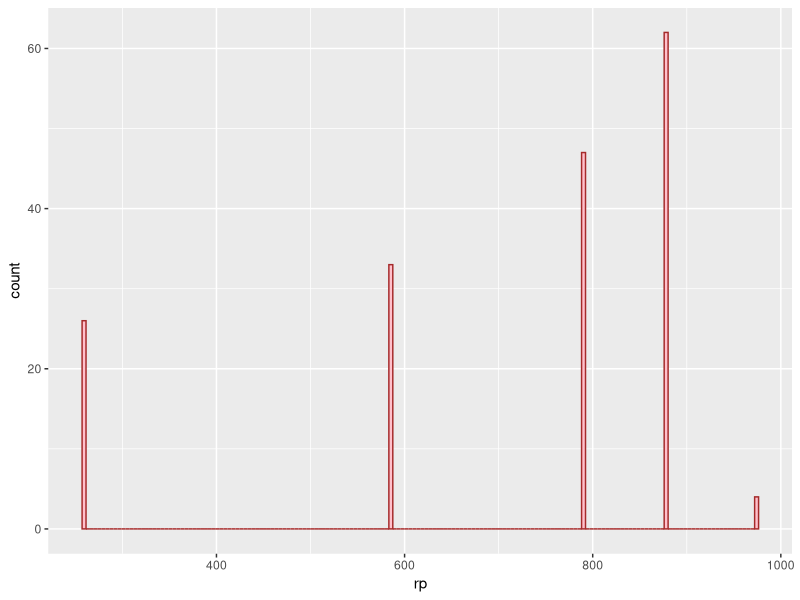

Recreate this plot in R.
library(dplyr)
library(ggplot2)
# прочитати
lol_2025 <- read.csv('lol_2025.csv')

# продивитись перші рядки таблиці
readLines("lol_2025.csv", n = 10)

class(lol_2025)
str(lol_2025)
summary(lol_2025)

# фільтр за найнижчою складністю та універсальністю
lol_2025 %>% 
  filter(difficulty == 1) %>%
  filter(style <= 20) %>%
  group_by (herotype)

# гістограма за ціною героїв
ggplot(lol_2025,aes(x=rp)) + geom_histogram(bins=172, color="brown", fill="pink")